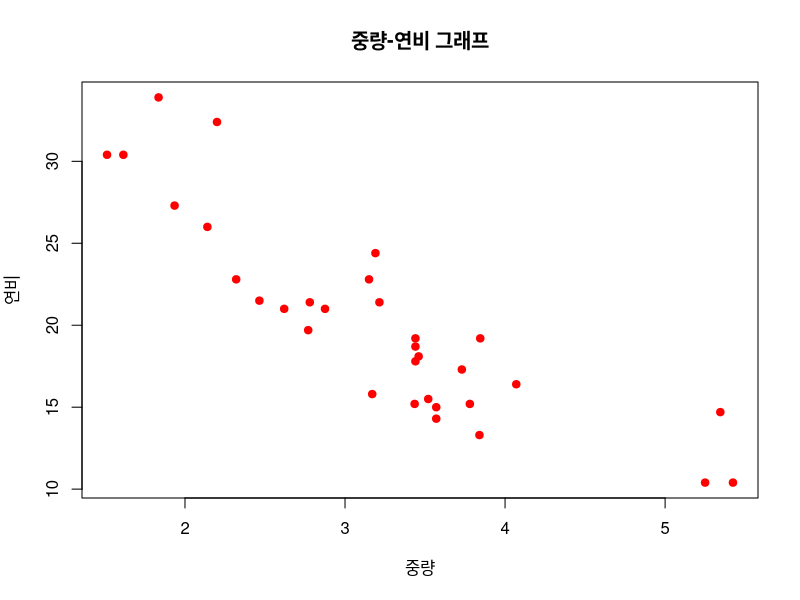
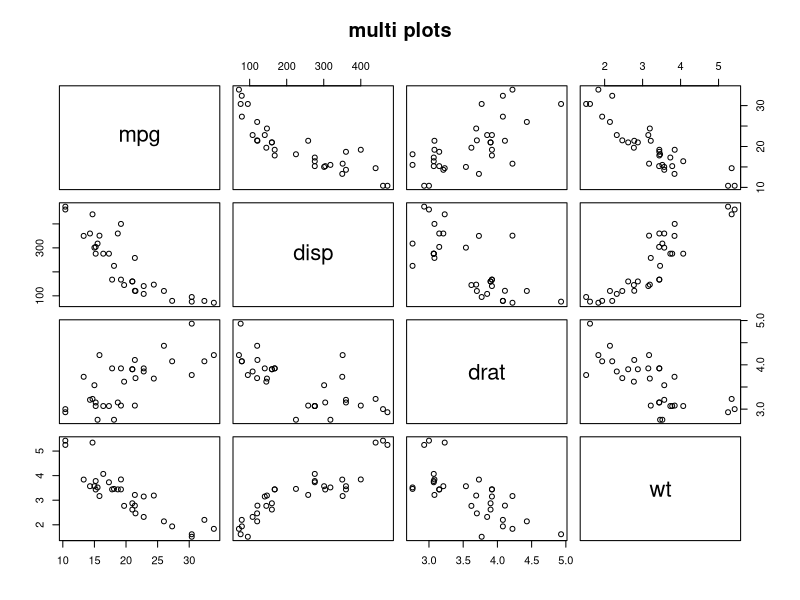
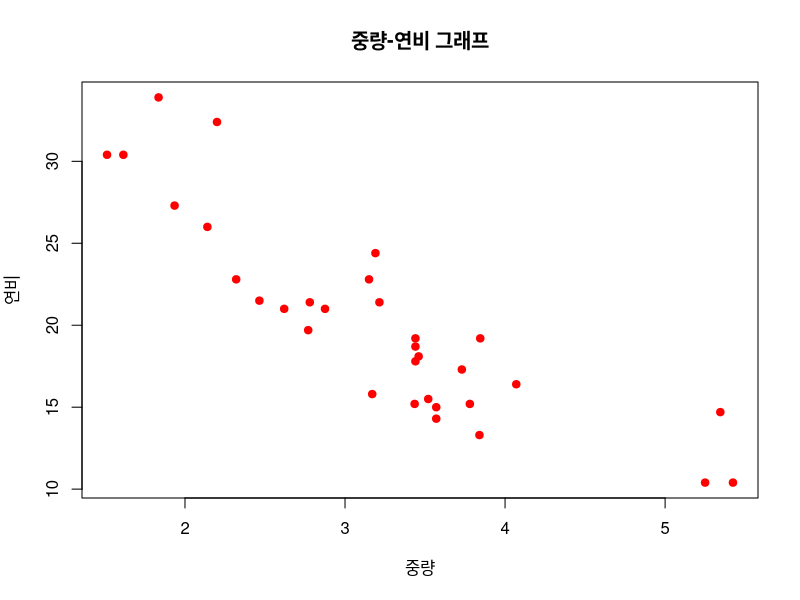
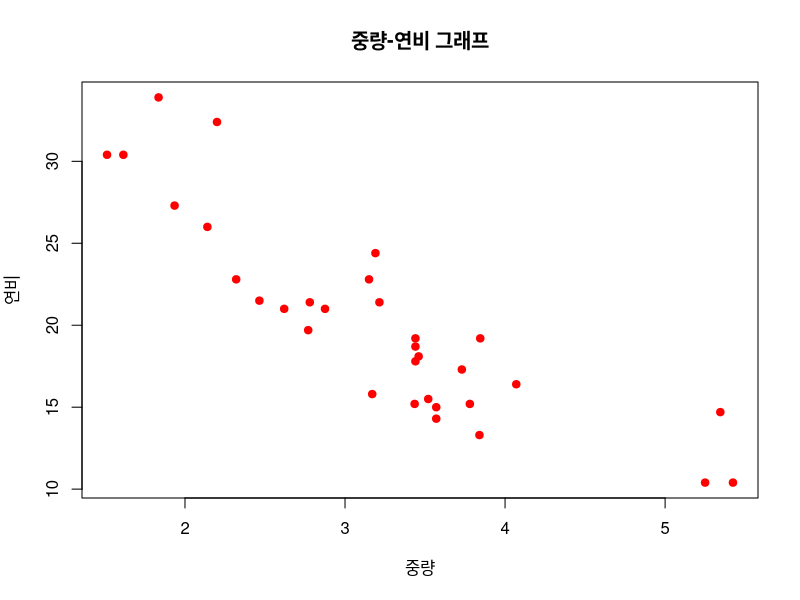
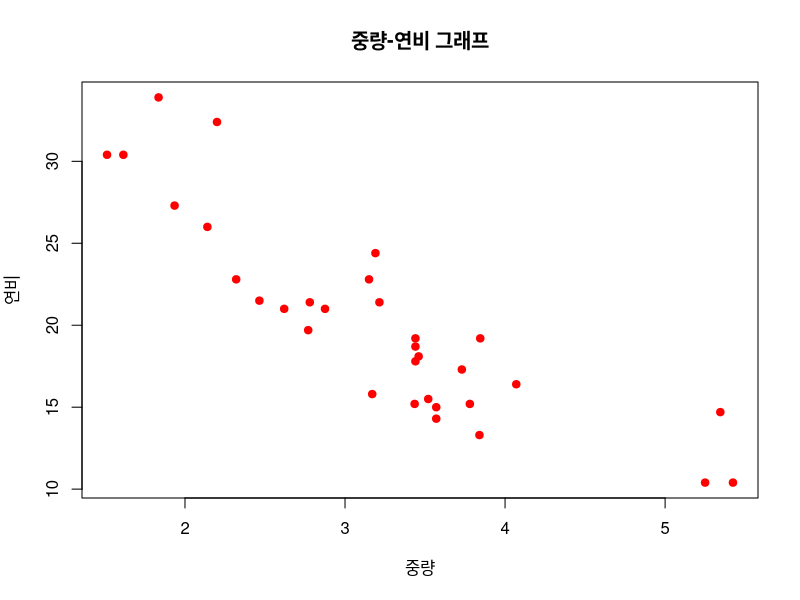
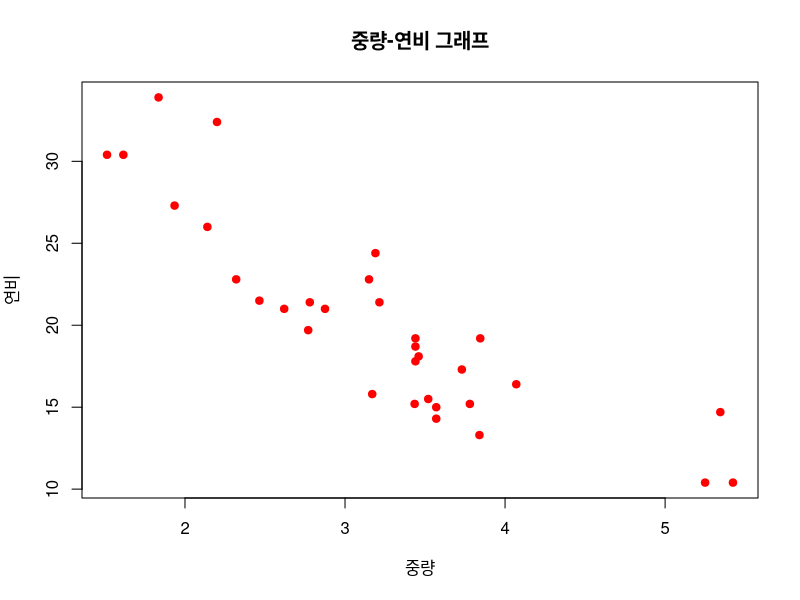
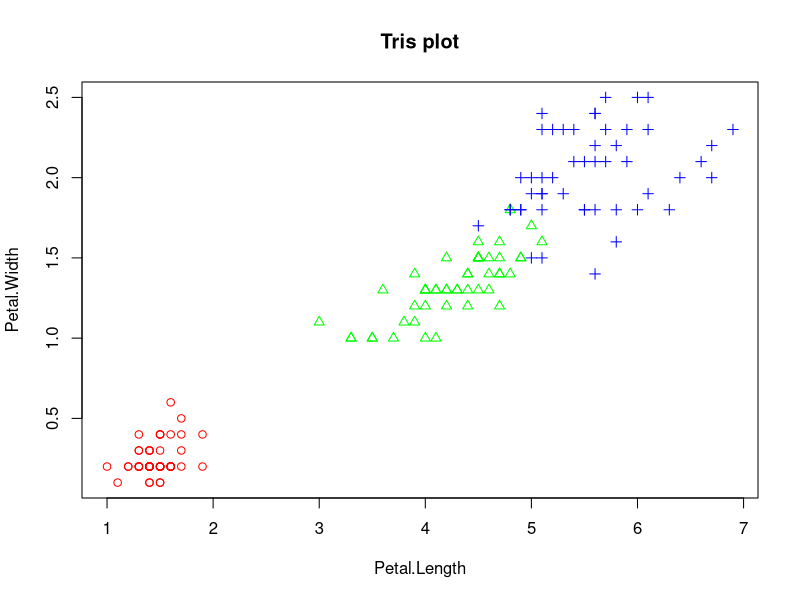
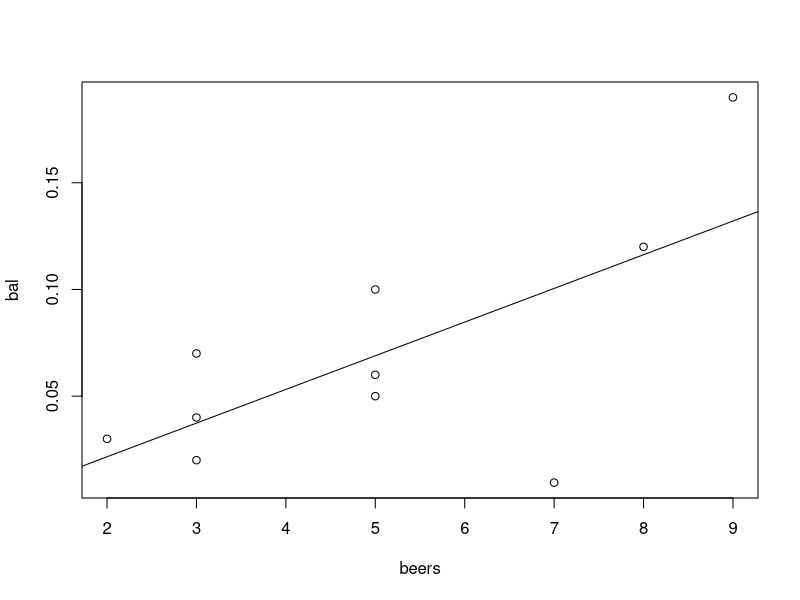

These figures' R source, in order: (Note: this script raises an error after producing the figures.)
# 2019.12.03(화)  시각화 141~169

#### 다중변수 자료 탐색
# 두 변수 사이의 산점도
# 산점도(scatter plot)
#     ㄴ  2변수로 구성된 자료의 분포를
#         알아보는 그래프 관측값들의 분포를 통해
#         2변수 사이의 관계를 파악 


wt <- mtcars$wt ;wt
mpg <- mtcars$mpg ;mpg
plot( wt, mpg, main = "중량-연비 그래프",
      xlab="중량", ylab="연비",
      col= "red", pch=19 )       # pch -> 점 모양 / 0~25까지 쓸 수 있음.

# 현재 그래프는(두 변수 관계는) 음의 상관관계 갖는다.

#graphics -> 그래프 그릴 때 쓰는 함수들, 이미 다운받아져 있음.
# 가끔 업데이트를 눌러서 최신화 시키는게 좋다.



#### 여러 변수들 간의 산점도
mtcars
vars <- c( "mpg", "disp", "drat", "wt" )     # 변수 4개
target <- mtcars[ , vars ]  
target                                             # 2차원 뽑아냄.
head( target )
pairs( target, main= "multi plots" )

# 그래프는 서로 대칭관계라서 이름을 기준으로   x,y 바뀜.
# 사선이 될수록 관계가 높다.
# 가운데로 뭉칠 경우 관계가 없는 경향이 높다.


### 같은 표현 4가지.

wt <- mtcars$wt
mpg <- mtcars$mpg
plot( wt, mpg,
      main = "중량-연비 그래프",
      xlab="중량", ylab="연비",
      col= "red", pch=19 ) 


plot( mtcars$wt, mtcars$mpg,
      main = "중량-연비 그래프",
      xlab="중량", ylab="연비",
      col= "red", pch=19 ) 


plot( mtcars[ , c( "wt", "mpg" ) ], 
      main = "중량-연비 그래프",
      xlab="중량", ylab="연비",
      col= "red", pch=19 ) 


plot( mpg~wt, data= mtcars, 
      main = "중량-연비 그래프",
      xlab="중량", ylab="연비",
      col= "red", pch=19 ) 



#### 그룹 정보가 있는 두 변수의 산점도

# 아이리스 품종이 3개뿐 / 범주형, 
# 꽃잎의 길이와 꽃잎의 폭


iris.2 <- iris[ , 3:4 ]                 # 꽃잎의 길이, 꽃잎의 폭 / 두개의 관계 , 품종은 문자열
point <- as.numeric( iris$Species )     # 품종을 문자열에서 숫자로 바꿈.
point                                   # 품종의 문자열이 숫자로 바뀐 것을 확인.
color <- c( "red", "green", "blue" )
plot( iris.2, main = "Tris plot",
      pch=c( point),                    # pch 점 모양: 각 해당 품종의 숫자에 따라 마킹 모양이 달라짐.
      col= color[ point ] )

# 빨간색점, : 길이 작고 폭 작다.
# 파란색점, : 길이가 길고 폭도 넓다.
# 범주형 데이터의 그룹핑.



# 상관분석
beers <- c(5,2,9,8,3,7,3,5,3,5) # 맥주 잔 수 
bal <- c(0.1,0.03,0.19,0.12,0.04,0.0095,0.07,0.06,0.02,0.05)   # 혈중 알코올 농도 


tb1 <- data.frame(beers, bal);tb1
plot(bal~beers, data=tb1)        # 산점도 -> 상관관계 강하고 약한 정도 = 상관계수 (0.5이상이거나 -0.5이하, 상관관계 강하다)


res <- lm(bal~beers, data=tb1) # 회귀식 도출- 종속변수 = 독립변수*weight+bias (weight, bias 구하는 것 목표) -> 머신러닝의 지도학습
res
abline(res)      # 회귀선 

# 상관분석 - 산점도 -> 회귀식, 회귀선-> 상관분석 
cor(tb1[, 1:2])   # 이변량 상관계수 -> 0.5이상 양의 상관 관계 존재 
cor(iris[,1:4])  # 다변량 상관계수



# 상관분석 순서
#
#1. 상관분석 대상 변수선정
#2. 산점도 작성(관측값 분포 확인) : plot()
#3. 회귀식 도출 : lm()
#    (회귀식 : 두 변수의 선형관계를 가장 잘 나타낼 수 있는 선의 식)
#    (y= xw+b)
#4. 회귀선을 산점도에 표시 : abline()
#   (회귀선 : 관측값들의 추세를 가장 잘 나타낼 수 있는 선)
#5. 상관계수 : cor()
#6. 상관분석 결과 해석


# 시계열 Data - 선 그래프

late <- c(5,8,7,9,4,6,12,13,8,6,6,4)
plot(month, late,main = '지각생 통계', type="l", lty=1, lwd=1,     #lty- 선 모양, lwd - 선 두께 
     xlab = 'Month', ylab="late cnt")
plot(month, late, main = '지각생 통계', type="b", lty=1, lwd=1,
     xlab = 'Month', ylab="late cnt")
plot(month, late,  main = '지각생 통계', type="o", lty=1, lwd=1,
     xlab = 'Month', ylab="late cnt")
plot(month, late, main = '지각생 통계', type="s", lty=1, lwd=1,
     xlab = 'Month', ylab="late cnt")


# 복수의 선 그래프 
late1 <- c(5,8,7,9,4,6,12,13,8,6,6,4)
late2 <- c(4,6,5,8,7,8,10,11,6,5,7,3)
plot(month, late1, main = '지각생 통계', type="l", lty=2, lwd=2,col="red",
     xlab = 'Month', ylab="late cnt",ylim=c(1,15))
lines(month, late2, type="b", col="blue")


# 자료 탐색 실습 - 탐색적 데이터 분석
#
# 0단계 : 문제정의
# 1단계 : 분석 대상 데이터셋 준비
#         BostonHousing 데이터셋(mlbench pac.)
#

install.packages("mlbench")
library(mlbench)
data(BostonHousing) 
# crim : 1인당 범죄율
# rm : 주택 1가구당 방수
# dis : 보스턴 5개 지역센터까지의 거리
# tax : 재산세율
# medv : 주택가격 
myds <- BostonHousing [ , c("crim",
                          "rm",
                          "dis",
                          "tax",
                          "medv"
                          )] 
 
class(BostonHousing)
dim(BostonHousing)
str(BostonHousing)
head(BostonHousing)
tail(BostonHousing)

# 2단계 : 파생변수 추가 : grp 변수 추가 (주택가격 상중하)
grp <- c()
for (i in 1:nrow(myds)){
  if(myds$medv[i]>=25.0){
    grp[i]<-'H'
  } else if (myds$medv[i]<=17.0){
    grp[i]<-'L'
  } else {
    grp[i]<-'M'
  }
}
grp <- factor(grp)
grp <- factor(grp, levels=c("H","M","L"))
myds <- data.frame(myds, grp)
head(myds)


# 3단계 : 데이터셋의 형태와 기본적인 내용 파악
str(myds)
head(myds)
table(myds$grp)      # 도수분포표 


# 4단계 : 히스토그램에 의한 관측값의 분포 확인 
par(mfrow=c(2,3))                      # 그려야 할 변수 5개 1:5
for (i in 1:5){ 
  hist(myds[, i],
       main = colnames(myds)[i],
col= 'yellow')
}

par(mfrow=c(1,1))



# 5단계 : 상자그림에 의한 관측값의 분포 확인 - 데이터 분포, 이상치 

par(mfrow=c(2,3))                      # 그려야 할 변수 5개 1:5
for (i in 1:5){ 
  boxplot(myds[, i],
       main = colnames(myds)[i])
}

par(mfrow=c(1,1))



# 6단계 : 그룹별 관측값 분포 확인
boxplot(myds$crim~myds$grp, main='1인당 범죄율')   #~ 뒤에 그룹 성격 데이터, 집값이 싼 지역일수록 범죄율 높다
boxplot(myds$rm~myds$grp, main='방의개수')


#7단계 : 다중 산점도를 통한 변수 간 상관 관계 확인 
pairs(myds[,-6])                                  # rm~ medv 비교적 상관관계 높음



#8단계 : 그룹 정보를 포함한 변수 간 상관 관계 확인
point <- as.integer(myds$grp)
color <- c("red","green","blue")
pairs(myds[,-6], pch = point, col=color[point])


#9단계 : 변수 간 상관계수 확인
cor(myds[,-6])






















































